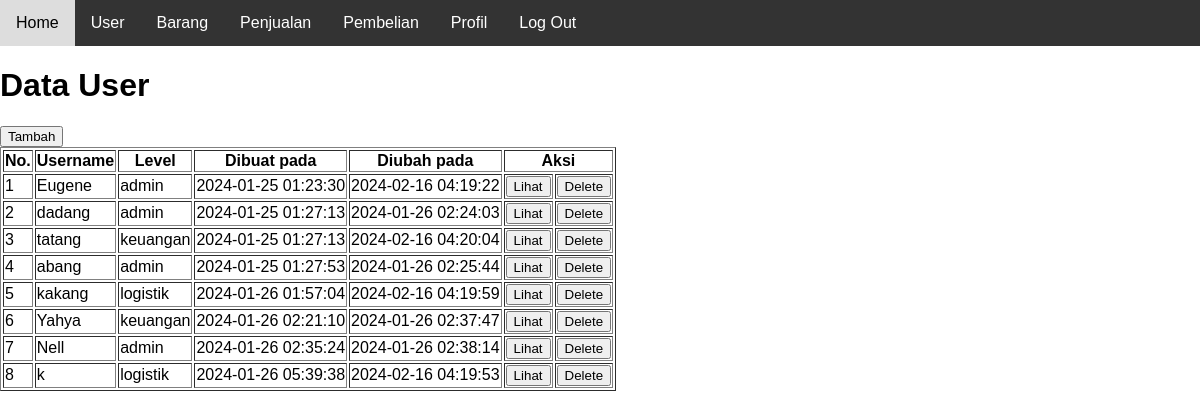
The page /user.php (signed in) on the database its author committed.
### tables this page shows
CREATE TABLE `user` (
  `id` int(10) UNSIGNED NOT NULL,
  `username` varchar(50) NOT NULL,
  `password` varchar(250) NOT NULL,
  `level` enum('admin','keuangan','logistik') NOT NULL,
  `created_at` timestamp NOT NULL DEFAULT current_timestamp(),
  `updated_at` timestamp NULL DEFAULT NULL ON UPDATE current_timestamp()
);

### user.php (the view, shortened to what this page needs)
<!DOCTYPE html>
<html>
<head>
</head>
<body>
    <?php include "menu.php"; ?>
    <?php
    require "koneksi.php";
    $sql = "SELECT * FROM user";
    $query = mysqli_query($koneksi, $sql);
    ?>
    <div>
        <h1>Data User</h1>
        <form action="new-user.php" method="GET">
            <button type="submit">Tambah</button>
        </form>
        <table border="1">
            <tr>
                <th>No.</th>
                <th>Username</th>
                <th>Level</th>
                <th>Dibuat pada</th>
                <th>Diubah pada</th>
                <th colspan="2">Aksi</th>
            </tr>
            <?php $i = 1; ?>
            <?php while ($user = mysqli_fetch_array($query)) : ?>
                <tr>
                    <td><?= $i ?></td>
                    <td><?= $user["username"] ?></td>
                    <td><?= $user["level"] ?></td>
                    <td><?= $user["created_at"] ?></td>
                    <td><?= $user["updated_at"] ?></td>
                    <td>
                        <form action="read-user.php" method="GET">
                            <button type="submit">Lihat</button>
                        </form>
                    </td>
                    <td>
                        <form action="delete-user.php" method="POST" onsubmit="return konfirmasi(this)">
                            <button type="submit">Delete</button>
                        </form>
                    </td>
                </tr>
                <?php $i++; ?>
            <?php endwhile ?>
        </table>
    </div>
</body>
</body>
</html>

### menu.php (style rules this page uses)
body { font-family: Arial, sans-serif; margin: 0; padding: 0; }

### rows shown on the page
user: username "Eugene", level "admin", created_at "2024-01-25 01:23:30", updated_at "2024-02-16 04:19:22"
user: username "dadang", level "admin", created_at "2024-01-25 01:27:13", updated_at "2024-01-26 02:24:03"
user: username "tatang", level "keuangan", created_at "2024-01-25 01:27:13", updated_at "2024-02-16 04:20:04"
user: username "abang", level "admin", created_at "2024-01-25 01:27:53", updated_at "2024-01-26 02:25:44"
user: username "kakang", level "logistik", created_at "2024-01-26 01:57:04", updated_at "2024-02-16 04:19:59"
user: username "Yahya", level "keuangan", created_at "2024-01-26 02:21:10", updated_at "2024-01-26 02:37:47"
user: username "Nell", level "admin", created_at "2024-01-26 02:35:24", updated_at "2024-01-26 02:38:14"
user: username "k", level "logistik", created_at "2024-01-26 05:39:38", updated_at "2024-02-16 04:19:53"
